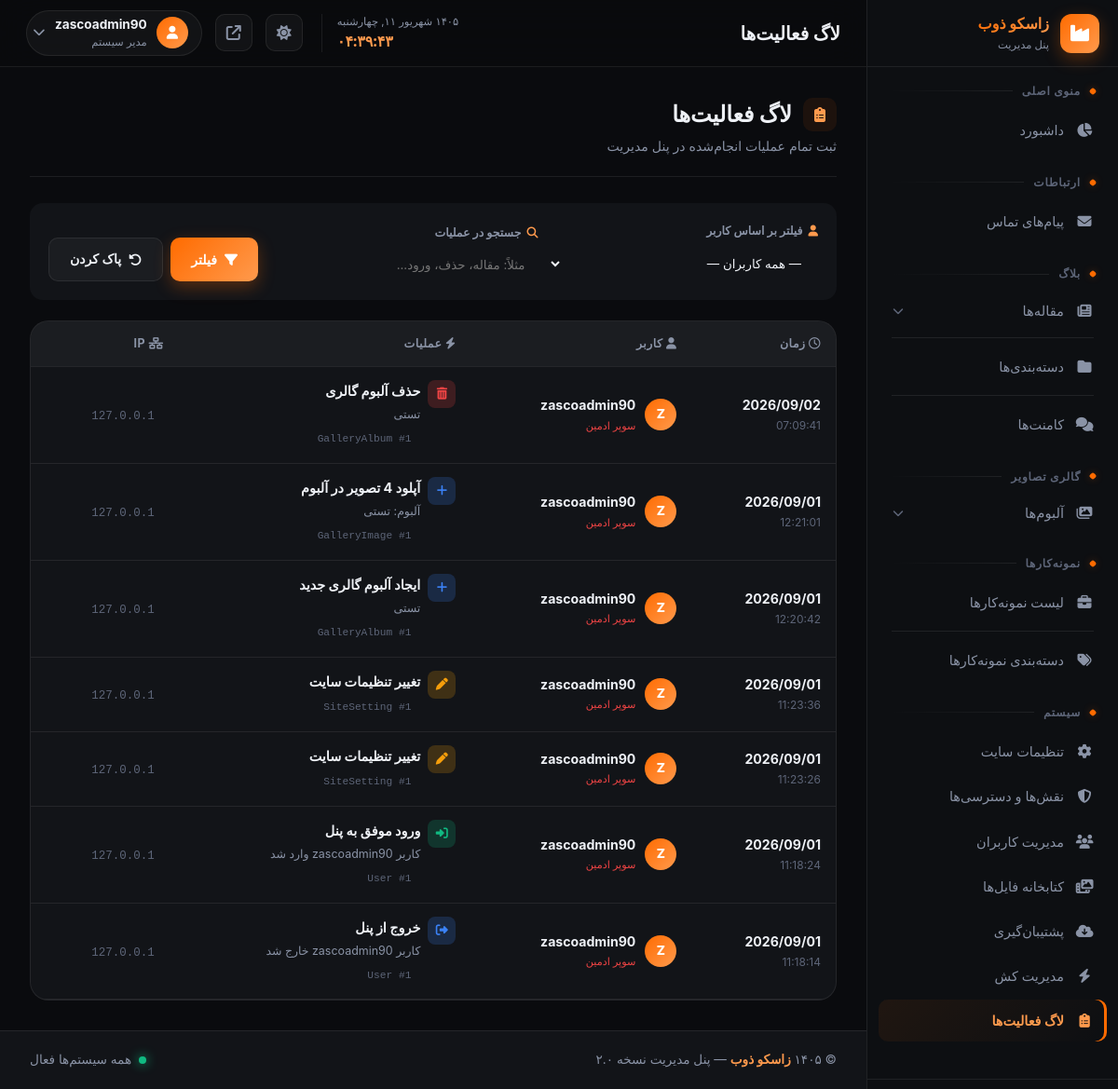
The page /zasco-admin-x9k2p/audit-log/ (signed in) on the database its author committed.
### main/models.py (models this page shows, shortened)
class AuditLog(models.Model):
    user = models.ForeignKey(
        'auth.User',
        verbose_name='کاربر',
        on_delete=models.SET_NULL,
        null=True,
        blank=True
    )
    action = models.CharField('عملیات', max_length=100)
    model_name = models.CharField('مدل', max_length=100, blank=True)
    object_id = models.PositiveIntegerField('شناسه شیء', null=True, blank=True)
    description = models.TextField('توضیحات', blank=True)
    ip_address = models.GenericIPAddressField('آدرس IP', null=True, blank=True)
    created_at = models.DateTimeField('تاریخ', auto_now_add=True)
    class Meta:
        verbose_name = 'لاگ فعالیت'
        verbose_name_plural = 'لاگ فعالیت‌ها'
        ordering = ['-created_at']

### panel/views.py (the view)
# urls.py: path('audit-log/', views.audit_log, name='audit_log'),
@login_required
@permission_required('can_view_audit_log')
def audit_log(request):
    logs = AuditLog.objects.all().select_related('user').order_by('-created_at')
    user_id = request.GET.get('user', '')
    if user_id:
        logs = logs.filter(user_id=user_id)
    action_filter = request.GET.get('action', '')
    if action_filter:
        logs = logs.filter(action__icontains=action_filter)
    paginator = Paginator(logs, 50)
    logs_page = paginator.get_page(request.GET.get('page'))
    return render(request, 'main_pages/panel/audit_log/audit_log.html', {
        'logs': logs_page,
        'user_id': user_id,
        'action_filter': action_filter,
        'users': User.objects.filter(is_staff=True).order_by('username'),
    })

### main/context_processors.py (called while the page is built)
def site_settings(request):
    return {'site': SiteSetting.load()}

### main/models.py (called while the page is built)
    def get_queryset(self):
        return super().get_queryset().filter(is_deleted=False)

    @classmethod
    def load(cls):
        obj, _ = cls.objects.get_or_create(pk=1)
        return obj

### panel/context_processors.py (called while the page is built)
def panel_badges(request):
    if not (request.user.is_authenticated and request.user.is_staff):
        return {}
    return {
        'pending_comments': Comment.objects.filter(approved=False, is_deleted=False).count(),
    }

def user_permissions(request):
    if not hasattr(request, 'user') or not request.user.is_authenticated:
        return {'user_perms': UserPermissions(set())}
    if request.user.is_superuser:
        all_perms = {code for code, _ in CustomRole.ALL_PERMISSIONS}
        return {'user_perms': UserPermissions(all_perms)}
    if hasattr(request.user, 'profile') and request.user.profile.role:
        perms = set(request.user.profile.role.permissions)
        return {'user_perms': UserPermissions(perms)}
    return {'user_perms': UserPermissions(set())}

    def __getattr__(self, name):
        return name in self._perms

### panel/templates/main_pages/panel/audit_log/audit_log.html (shortened to what this page needs)
{% extends 'layouts/panel_base.html' %}
{% block content %}
<div class="page-header">
    <div>
        <h1 class="page-title"><i class="fa-solid fa-clipboard-list"></i> لاگ فعالیت‌ها</h1>
        <p class="page-subtitle">ثبت تمام عملیات انجام‌شده در پنل مدیریت</p>
    </div>
</div>
<form method="GET" class="log-filters">
    <div class="log-filter-field">
        <label><i class="fa-solid fa-user"></i> فیلتر بر اساس کاربر</label>
        <select name="user">
            <option value="">— همه کاربران —</option>
        </select>
    </div>
    <div class="log-filter-field">
        <label><i class="fa-solid fa-magnifying-glass"></i> جستجو در عملیات</label>
        <input type="text" name="action" value="{{ action_filter }}" placeholder="مثلاً: مقاله، حذف، ورود...">
    </div>
    <div class="log-filter-actions">
        <button type="submit" class="btn btn-primary">
            <i class="fa-solid fa-filter"></i> فیلتر
        </button>
        <a href="{% url 'panel:audit_log' %}" class="btn btn-ghost">
            <i class="fa-solid fa-rotate-left"></i> پاک کردن
        </a>
    </div>
</form>
<div class="card">
    <div class="table-responsive">
        <table class="data-table">
            <thead>
                <tr>
                    <th><i class="fa-regular fa-clock"></i> زمان</th>
                    <th><i class="fa-solid fa-user"></i> کاربر</th>
                    <th><i class="fa-solid fa-bolt"></i> عملیات</th>
                    <th><i class="fa-solid fa-network-wired"></i> IP</th>
                </tr>
            </thead>
            <tbody>
                {% for log in logs %}
                <tr>
                    <td>
                        <div style="font-weight:700; font-size:.88rem;">{{ log.created_at|date:"Y/m/d" }}</div>
                        <div style="font-size:.75rem; color:var(--text-dim);">{{ log.created_at|time:"H:i:s" }}</div>
                    </td>
                    <td>
                        {% if log.user %}
                        <div class="log-user">
                            <div class="log-avatar">{{ log.user.username|slice:":1"|upper }}</div>
                            <div>
                                <div class="log-user-name">{{ log.user.username }}</div>
                                {% if log.user.is_superuser %}<span class="log-user-badge">سوپر ادمین</span>{% endif %}
                            </div>
                        </div>
                        {% else %}
                        <span class="text-muted">سیستم</span>
                        {% endif %}
                    </td>
                    <td>
                        <div style="display:flex; align-items:flex-start;">
                            {% if 'ورود' in log.action %}
                                <span class="log-action-icon login"><i class="fa-solid fa-right-to-bracket"></i></span>
                            {% elif 'خروج' in log.action %}
                                <span class="log-action-icon logout"><i class="fa-solid fa-right-from-bracket"></i></span>
                            {% elif 'حذف' in log.action %}
                                <span class="log-action-icon delete"><i class="fa-solid fa-trash-can"></i></span>
                            {% elif 'ایجاد' in log.action or 'اضافه' in log.action or 'آپلود' in log.action %}
                                <span class="log-action-icon create"><i class="fa-solid fa-plus"></i></span>
                            {% elif 'ویرایش' in log.action or 'تغییر' in log.action %}
                                <span class="log-action-icon edit"><i class="fa-solid fa-pen"></i></span>
                            {% elif 'بک‌آپ' in log.action %}
                                <span class="log-action-icon backup"><i class="fa-solid fa-cloud-arrow-down"></i></span>
                            {% else %}
                                <span class="log-action-icon"><i class="fa-solid fa-circle-info"></i></span>
                            {% endif %}
                            <div style="flex:1;">
                                <div style="font-weight:700; color:var(--text-main);">{{ log.action }}</div>
                                {% if log.description %}<div class="log-description">{{ log.description|truncatechars:80 }}</div>{% endif %}
                                {% if log.model_name %}<span class="log-model-badge">{{ log.model_name }}{% if log.object_id %} #{{ log.object_id }}{% endif %}</span>{% endif %}
                            </div>
                        </div>
                    </td>
                    <td>
                        <code style="font-size:.78rem; color:var(--text-dim); background:var(--glass); padding:4px 10px; border-radius:6px; border:1px solid var(--line);">
                            {{ log.ip_address|default:"—" }}
                        </code>
                    </td>
                </tr>
                {% endfor %}
            </tbody>
        </table>
    </div>
</div>
{% endblock %}

### panel/templates/partials/header.html (shortened to what this page needs)
<header class="panel-header">
    <div class="header-right">
        <div class="page-title-wrap">
            <h1 class="page-title" id="pageTitle">داشبورد</h1>
        </div>
    </div>
    <div class="header-left">
        <div class="header-datetime">
            <div class="datetime-date" id="jalaliDate"></div>
            <div class="datetime-time" id="liveTime">--:--</div>
        </div>
        <button class="theme-toggle" id="themeToggle" aria-label="تغییر تم" title="تغییر تم روشن/تیره">
            <i class="fa-solid fa-sun"></i>
        </button>
        <a href="/" target="_blank" class="header-icon-btn" title="مشاهده سایت">
            <i class="fa-solid fa-arrow-up-right-from-square"></i>
        </a>
        <div class="user-menu" id="userMenu">
            <button class="user-btn">
                <div class="user-avatar"><i class="fa-solid fa-user"></i></div>
                <div class="user-info">
                    <strong>{{ request.user.username }}</strong>
                    <small>مدیر سیستم</small>
                </div>
                <i class="fa-solid fa-chevron-down user-chevron"></i>
            </button>
        </div>
    </div>
</header>

### rows shown on the page
AuditLog: created_at "2026/09/02", created_at "07:09:41", user.username "Z", user.username "zascoadmin90", shows "سوپر ادمین", action "حذف آلبوم گالری", description "تستی", model_name "GalleryAlbum", object_id "1", ip_address "127.0.0.1"
AuditLog: created_at "2026/09/01", created_at "12:21:01", user.username "Z", user.username "zascoadmin90", shows "سوپر ادمین", action "آپلود 4 تصویر در آلبوم", description "آلبوم: تستی", model_name "GalleryImage", object_id "1", ip_address "127.0.0.1"
AuditLog: created_at "2026/09/01", created_at "12:20:42", user.username "Z", user.username "zascoadmin90", shows "سوپر ادمین", action "ایجاد آلبوم گالری جدید", description "تستی", model_name "GalleryAlbum", object_id "1", ip_address "127.0.0.1"
AuditLog: created_at "2026/09/01", created_at "11:23:36", user.username "Z", user.username "zascoadmin90", shows "سوپر ادمین", action "تغییر تنظیمات سایت", model_name "SiteSetting", object_id "1", ip_address "127.0.0.1"
AuditLog: created_at "2026/09/01", created_at "11:23:26", user.username "Z", user.username "zascoadmin90", shows "سوپر ادمین", action "تغییر تنظیمات سایت", model_name "SiteSetting", object_id "1", ip_address "127.0.0.1"
AuditLog: created_at "2026/09/01", created_at "11:18:24", user.username "Z", user.username "zascoadmin90", shows "سوپر ادمین", action "ورود موفق به پنل", description "کاربر zascoadmin90 وارد شد", model_name "User", object_id "1", ip_address "127.0.0.1"
AuditLog: created_at "2026/09/01", created_at "11:18:14", user.username "Z", user.username "zascoadmin90", shows "سوپر ادمین", action "خروج از پنل", description "کاربر zascoadmin90 خارج شد", model_name "User", object_id "1", ip_address "127.0.0.1"

### other values the page prints
{{ request.user.username }} "zascoadmin90"
